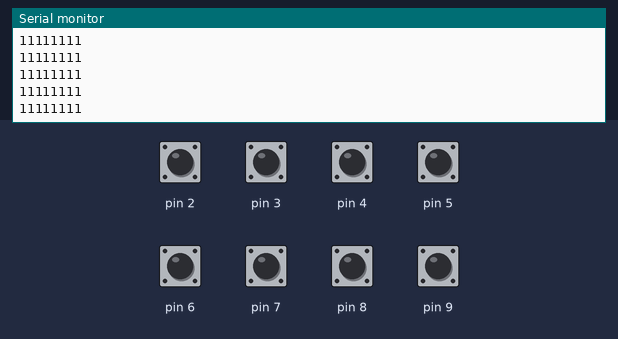
The sketch below on a simulated Arduino Uno, built with avr-gcc and run on an emulated ATmega328P. On the bench: the last lines printed to the serial monitor. Inputs (shaded band) come from the test bench; at power-on: pin 2–9 HIGH.

Above: at 1.2 s.
1.3 s: pin 2 pulled LOW for 0.15 s
At 1.31 s:
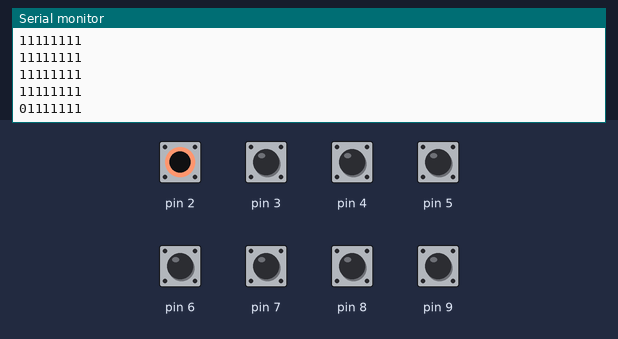
2.9 s: pin 3 pulled LOW for 0.15 s
At 2.92 s:
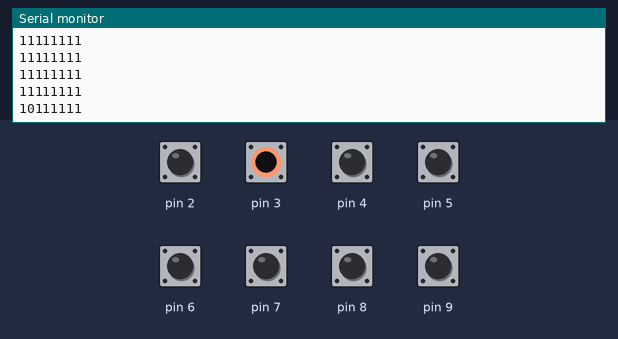
4.5 s: pin 4 pulled LOW for 0.15 s
At 4.53 s:
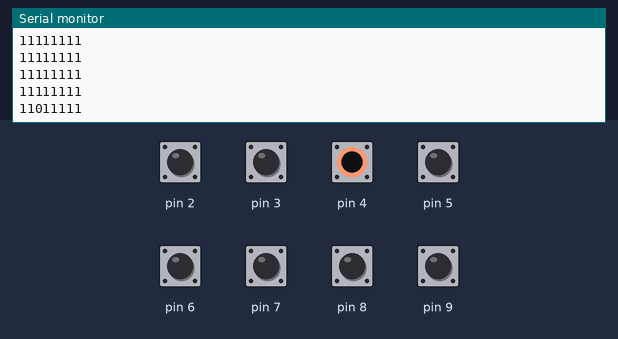
6.1 s: pin 5 pulled LOW for 0.15 s
At 6.14 s:
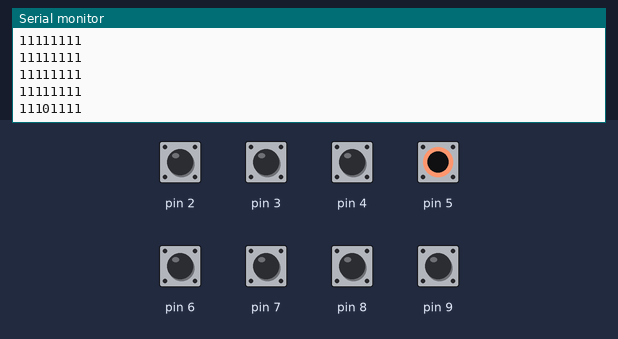
7.7 s: pin 6 pulled LOW for 0.15 s
At 7.75 s:
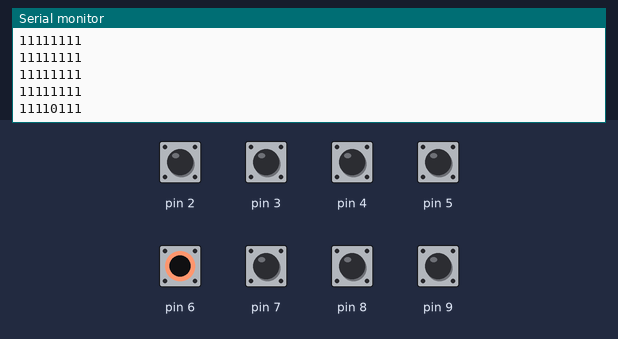
9.3 s: pin 7 pulled LOW for 0.15 s
At 9.35 s:
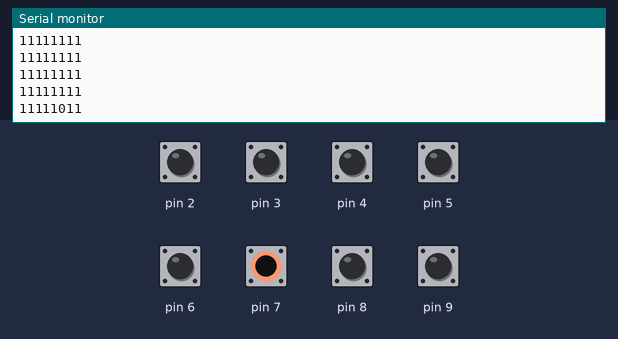
Timing chart, 0 to 11.9 s (numbered marks = the images above; inputs shaded):
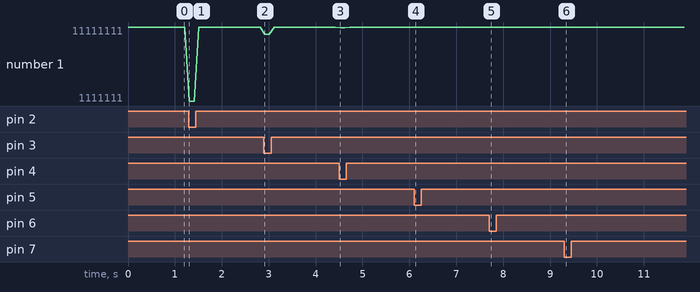

Measured:
- after the input at 1.3 s, the serial monitor: prints a new line at once (image 1)
- after the input at 2.9 s, the serial monitor: prints a new line at once (image 2)
- after the input at 4.5 s, the serial monitor: prints a new line at once (image 3)
- after the input at 6.1 s, the serial monitor: prints a new line at once (image 4)
- after the input at 7.7 s, the serial monitor: prints a new line at once (image 5)
- after the input at 9.3 s, the serial monitor: prints a new line after 0.05 s (image 6)

The sketch:

SensorReader.ino
```cpp
int sensor1Value = 0;
int sensor2Value = 0;
int sensor3Value = 0;
int sensor4Value = 0;
int sensor5Value = 0;
int sensor6Value = 0;
int sensor7Value = 0;
int sensor8Value = 0;
void setup()
{
  Serial.begin(9600);
for (int i = 2; i <= 9; i++) pinMode(i, INPUT_PULLUP); // set pin 2-9 to input with pull up
}

void loop() {
 sensor1Value = digitalRead(2);
 sensor2Value = digitalRead(3);
 sensor3Value = digitalRead(4);
 sensor4Value = digitalRead(5);
 sensor5Value = digitalRead(6);
 sensor6Value = digitalRead(7);
 sensor7Value = digitalRead(8);
 sensor8Value = digitalRead(9);
  Serial.print(sensor1Value);
  Serial.print(sensor2Value);
  Serial.print(sensor3Value);
  Serial.print(sensor4Value);
  Serial.print(sensor5Value);
  Serial.print(sensor6Value);
  Serial.print(sensor7Value);
  Serial.print(sensor8Value);
  Serial.print("\n");
  delay(100);
}
```
